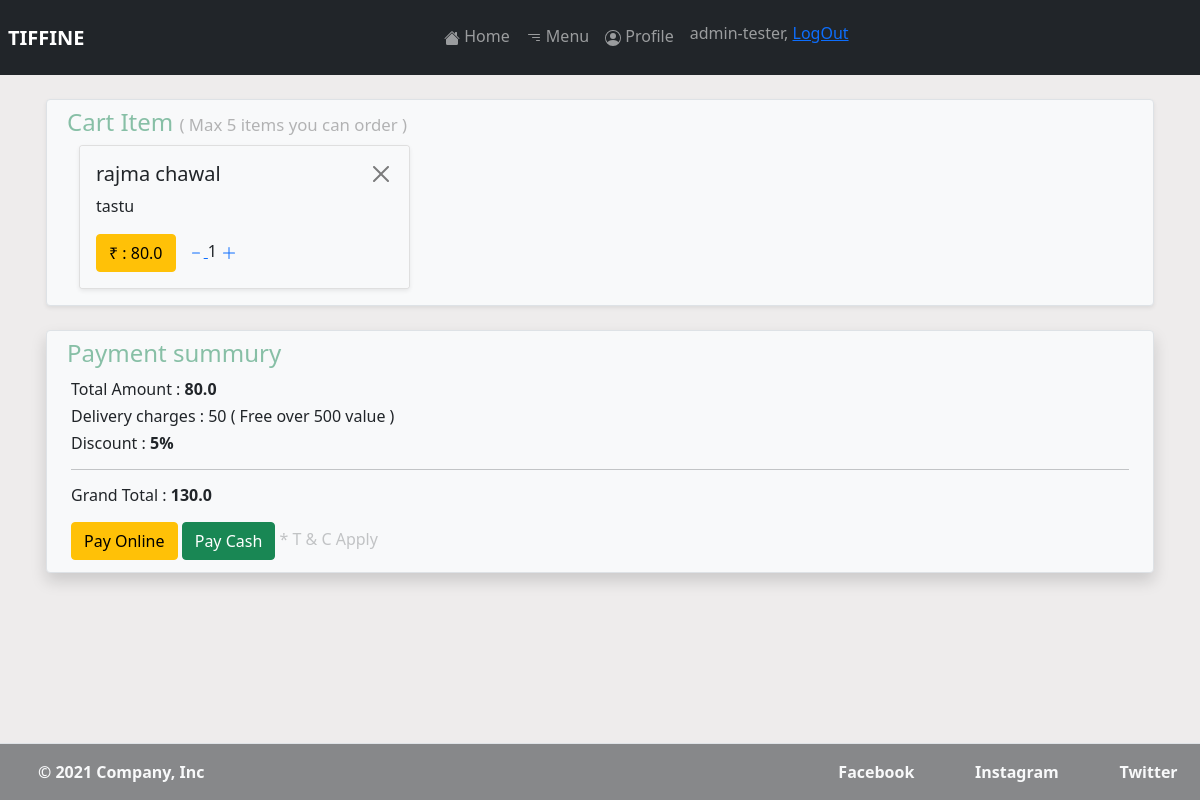
The app's page /payment-checkout/ (signed in) with its own data.
### tiffine_site/models.py (models this page shows, shortened)
class Cart(models.Model):
    user = models.ForeignKey(User, on_delete=models.CASCADE)
    item = models.ForeignKey(MainDishModel, on_delete=models.CASCADE)
    quantity = models.PositiveIntegerField(blank=True, default=1)
    def amount_plus(self):
        return self.item.discounted * self.quantity

class MainDishModel(models.Model):
    name = models.CharField(max_length=100)
    deatil = models.CharField(max_length=255)
    price = models.FloatField()
    discounted = models.FloatField()
    availablity = models.BooleanField(default=True)
    image = models.ImageField(upload_to='pictures')
    ingredients = models.CharField(max_length=255)
    type_of = models.CharField(choices=type_of, max_length=10, blank=True)

### tiffine_site/views.py (the view)
class PaymentCheckout(View):
    razorpay_client = razorpay.Client(
        auth=(settings.RAZOR_KEY_ID, settings.RAZOR_KEY_SECRET))
    def get(self, request, *args, **kwargs):
        cart_instance = Cart.objects.filter(user=request.user)
        final_amount = 0
        for obj in cart_instance:
            qyt_ins = obj.quantity
            amount_ins = obj.item.discounted
            final_amount += amount_ins * qyt_ins
        currency = 'INR'
        amount = (final_amount + 50) * 100
        plus_delivery = final_amount + 50
        razorpay_order = razorpay_client.order.create(dict(amount=amount,
                                                           currency=currency,
                                                           payment_capture='0'))
        razorpay_order_id = razorpay_order['id']
        template = 'payment_checkout.html'
        context = {
            'dish_instance': cart_instance,
            'razorpay_order_id': razorpay_order_id,
            'razorpay_merchant_key': 'rzp_test_CACIK9VunIicKe',
            'razorpay_amount': amount,
            'currency': currency,
            'final_amount': final_amount,
            'plus_delivery': plus_delivery,
        }
        return render(request, template_name=template, context=context)

### tiffine_site/templates/payment_checkout.html (shortened to what this page needs)
{% extends 'base.html' %}
{% block bottom %}
  fixed-bottom
{% endblock %}
{% block content %}
{% load static %}
<link rel="stylesheet" href="{% static 'css/payment-check_.css' %}">
<link href="https://cdn.jsdelivr.net/npm/bootstrap@5.1.3/dist/css/bootstrap.min.css" rel="stylesheet">
<div class="container mt-4" >
    <div class="row border shadow-sm m-1 p-2 rounded item-check d-flex bg-light justify-content-center">
        <h4 class=" text-success opacity-50">Cart Item <span class="text-span"> ( Max 5 items you can order )</span>  </h4>
        <div class="row">
        {% for cart in dish_instance %}
                <div class="col-sm-12 col-md-4 effect">
                    <div class="card mb-2 shadow-sm ">
                        <div class="card-body bg-light rounded-1 ">
                            <a href="#" class="btn-close get_id float-end" id="del-cart" data-sid="{{cart.id}}"></a>
                            <h5 class="card-title">{{cart.item.name}}</h5>
                            <p class="card-text">{{cart.item.deatil}}</p>
                            <p class=" mb-0 btn btn-warning text-center">&#x20B9; : <span id="amount-{{cart.id}}">{{cart.amount_plus}}</span></p>
                            <div class=" d-inline p-2 ">
                                <a class="minus-{{cart.id}}">
                                    <svg xmlns="http://www.w3.org/2000/svg" width="16" height="16" fill="currentColor" class="bi bi-dash" viewBox="0 0 16 16">
                                        <path d="M4 8a.5.5 0 0 1 .5-.5h7a.5.5 0 0 1 0 1h-7A.5.5 0 0 1 4 8z"/>
                                    </svg>
                                </a>
                                <p class=" d-inline" id = "quantity-{{cart.id}}" data-sid ="sid{{cart.id}}">{{cart.quantity}}</p>
                                <a  class="plus-{{cart.id}} plus">
                                    <svg xmlns="http://www.w3.org/2000/svg" width="16" height="16" fill="currentColor" class="bi bi-plus-lg" viewBox="0 0 16 16">
                                    <path fill-rule="evenodd" d="M8 2a.5.5 0 0 1 .5.5v5h5a.5.5 0 0 1 0 1h-5v5a.5.5 0 0 1-1 0v-5h-5a.5.5 0 0 1 0-1h5v-5A.5.5 0 0 1 8 2Z"/>
                                    </svg>
                                </a>
                            </div>
                        </div>
                    </div>
                </div>
            {% empty %}
            <p class="alert alert-warning shadow-sm">Doesn't have any items here !</p>
            {% endfor %}
        </div>
    </div>
    <div class = "row border shadow m-1 p-2 mt-4 rounded bg-light">
        <div class = "col ">
            <h4 class="text-success opacity-50"> Payment summury </h4>
            <div class="col p-1">
        <h6>Total Amount : <strong id="total_amount">{{ final_amount }}</strong></h6>
                <h6>Delivery charges : 50 <span>( Free over 500 value )</span> </h6>
                <h6>Discount : <strong> 5%</strong></h6>
                <hr>
                <h6>Grand Total : <strong id = 'plus_delivery'>{{plus_delivery}}</strong></h6>
                <button class="btn btn-warning " type="button" id="pay-btn">Pay Online</button>
                <button class="btn btn-success " type="button">Pay Cash</button>
                <p class="d-inline opacity-25  ">* T & C Apply</p>
            </div>
        </div>
    </div>
</div>
{% endblock %}

### tiffine_site/templates/base.html (shortened to what this page needs)
<!DOCTYPE html>
<html lang="en">
<head>
    <link href="node_modules/froala-editor/css/froala_editor.pkgd.min.css" rel="stylesheet" type="text/css" /><script type="text/javascript" src="node_modules/froala-editor/js/froala_editor.pkgd.min.js"></script>
    {% load static %}
    <link rel="stylesheet" href="{% static 'css/base.css' %}">
    <link href="https://cdn.jsdelivr.net/npm/bootstrap@5.1.3/dist/css/bootstrap.min.css" rel="stylesheet">
    <link rel="stylesheet" href="https://cdnjs.cloudflare.com/ajax/libs/font-awesome/4.7.0/css/font-awesome.min.css">
    <link rel="stylesheet" href="https://cdn.jsdelivr.net/npm/bootstrap-icons@1.8.1/font/bootstrap-icons.css">
</head>
<body class="" style="height: 100vh; background-color: rgba(157, 148, 148, 0.17);" >
    <header class = ''>
        <nav class = "navbar navbar-expand-sm navbar-dark bg-dark p-2 stick">
            <div class=" justify-content-center ml-3">
                <a class="navbar-brand " href="#"><Strong>TIFFINE</Strong></a>
            </div>
            <div class="collapse navbar-collapse" id="navmenuitem" >
                <ul class="navbar-nav m-auto p-2">
                    <li class="nav-item ">
                        <a class="nav-link {% block home%}{%endblock %}" href="{% url 'index' %}">
                             Home</a>
                    </li>
                    <li class="nav-item">
                        <a class="nav-link {% block menu%}{%endblock %}" href="{% url 'menu' %}">
                               Menu
                        </a>
                    </li>
                    {% if user.is_authenticated %}
                    <li class="nav-item ">
                        <a class="nav-link {% block profile%}{%endblock %}" href="{% url 'user-profile'  %}">
                             Profile</a>
                    </li>
                    <li class="nav-item">
                        <h6 class="nav-link">{{ user.username }}, <a href="{% url 'logout_user' %}">LogOut</a></h6>
                    </li>
                    {% endif %}
                </ul>
            </div>
        </nav>
    </header>
    {% block content %}{% endblock %}
  <footer class="d-flex flex-wrap justify-content-between align-items-center text-light py-3 border-top {% block bottom %}{% endblock %} bg-dark bg-opacity-50">
    <div class="col-md-4 d-flex align-items-center text-light">
      <a href="/" class="mb-3 me-2 mb-md-0 text-light text-decoration-none lh-1">
        <svg class="bi" width="30" height="24"><use xlink:href="#bootstrap"/></svg>
      </a>
      <span class=""><strong>&copy; 2021 Company, Inc</strong></span>
    </div>
    <ul class="nav col-md-4 justify-content-end list-unstyled d-flex d-flex justify-content-around ">
      <li class="ms-3"><a class="text-decoration-none text-light" href="#"><strong>Facebook</strong></a></li>
      <li class="ms-3"><a class="text-decoration-none text-light" href="#"><strong>Instagram</strong></a></li>
      <li class="ms-3"><a class="text-decoration-none text-light" href="#"><strong>Twitter</strong></a></li>
    </ul>
  </footer>
</body>
</html>

### tiffine_site/static/css/payment-check_.css (style rules this page uses)
.text-span { font-size: 0.7em; color: rgba(0, 0, 0, 0.562); }

### records on screen
Cart: item.name "rajma chawal", item.deatil "tastu", amount_plus "80.0", quantity "1"

### other values on screen
{{ user.username }} "admin-tester"
{{ final_amount }} "80.0"
{{ plus_delivery }} "130.0"
